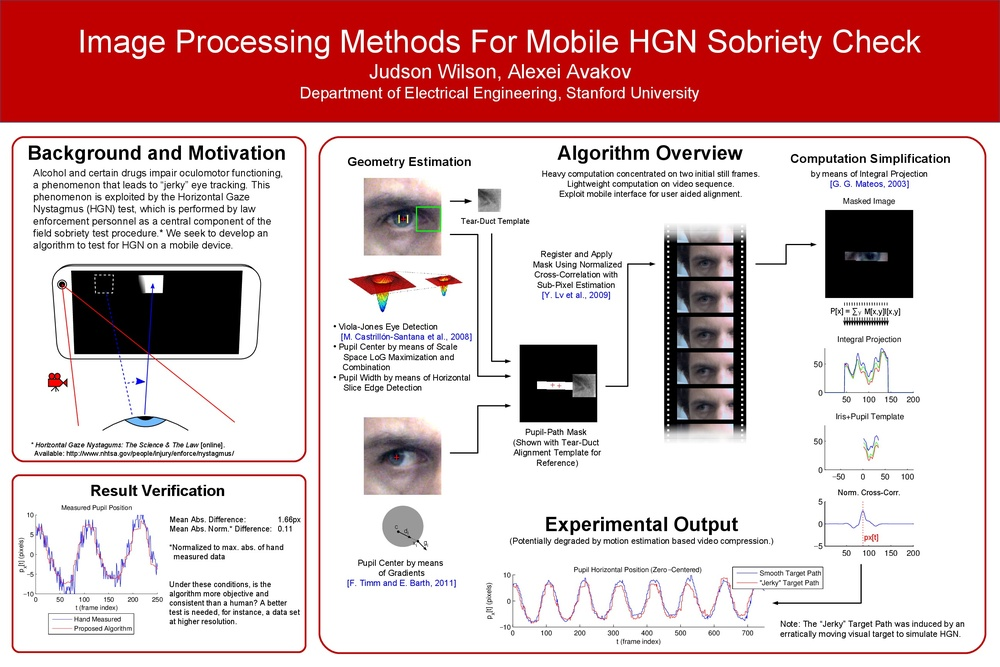
#> input picture Lab5/Database2/Avakov_Siilats_Wilson_Mobile_Visual_Sobriety_Test.jpg, 1000 x 667 px, shrunk from 2592 x 1728 before the run; its folder holds only this picture in this run
$ python zad5_223021.py
#> lines starting #> are read from the running program, lines starting #| are printed output that depends on the picture
import glob
import os
import cv2
import numpy as np


def load_images(directory: str) -> list:
#> called with directory = 'Database2'
    image_files = glob.glob(os.path.join(directory, '*'))
    return [cv2.imread(file, cv2.IMREAD_GRAYSCALE) for file in image_files]

def compute_sift_descriptors(image: np.ndarray):
    sift = cv2.SIFT_create()
    return sift.detectAndCompute(image, None)

def find_good_matches(desc1, desc2, ratio=0.75) -> list:
    bf = cv2.BFMatcher()
    matches = bf.knnMatch(desc1, desc2, k=2)
    return [m for m, n in matches if m.distance < ratio * n.distance]

def draw_results(query_img, query_kp, best_img, best_kp, matches, matches_mask):
    query_keypoints_img = cv2.drawKeypoints(query_img, query_kp, None, flags=cv2.DRAW_MATCHES_FLAGS_DRAW_RICH_KEYPOINTS)
    best_keypoints_img = cv2.drawKeypoints(best_img, best_kp, None, flags=cv2.DRAW_MATCHES_FLAGS_DRAW_RICH_KEYPOINTS)
    matches_img = cv2.drawMatches(query_img, query_kp, best_img, best_kp, matches, None, matchesMask=matches_mask, flags=cv2.DrawMatchesFlags_NOT_DRAW_SINGLE_POINTS)

    cv2.imshow('Query Image Keypoints', query_keypoints_img)
    cv2.imshow('Best Match Image Keypoints', best_keypoints_img)
    cv2.imshow('Matches', matches_img)
    cv2.waitKey(0)
    cv2.destroyAllWindows()


def main():
    poster_images = load_images('Database2')
#> poster_images = 1 item
    poster_descriptors = [compute_sift_descriptors(image) for image in poster_images]
#> poster_descriptors = 1 item

    query_image_name = input('Vnesete go imeto na slikata (primer: hw7_poster_1.jpg) : ')
#> the answer given: Database2/Avakov_Siilats_Wilson_Mobile_Visual_Sobriety_Test.jpg
    query_image = cv2.imread(query_image_name, cv2.IMREAD_GRAYSCALE)
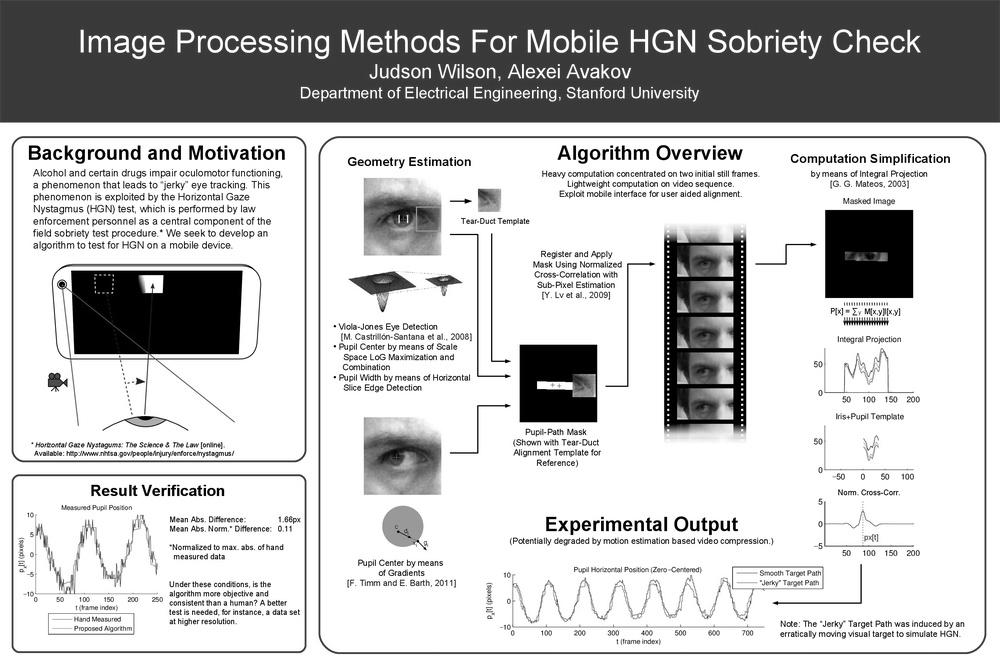
#> query_image: shape (667, 1000); min 0, max 255, mean 192
    query_kp, query_desc = compute_sift_descriptors(query_image)
#> query_kp = 3744 keypoints; strongest (x, y, size): (46, 156, 1.8), (869, 255, 63.6), (152, 156, 1.8), (244, 156, 1.8)

    matches_per_poster = [find_good_matches(query_desc, desc[1]) for desc in poster_descriptors]
#> in find_good_matches, `matches = bf.knnMatch(desc1, desc2, k=2)`: matches = 3744 matches
#> matches_per_poster = 1 matches
    best_match_index = np.argmax([len(matches) for matches in matches_per_poster])
#> best_match_index = 0

    best_matches = matches_per_poster[best_match_index]
#> best_matches = 3744 matches
    poster_kp = poster_descriptors[best_match_index][0]
#> poster_kp has the same summary as query_kp
    src_pts = np.float32([query_kp[m.queryIdx].pt for m in best_matches]).reshape(-1, 1, 2)
    dst_pts = np.float32([poster_kp[m.trainIdx].pt for m in best_matches]).reshape(-1, 1, 2)
    homography_matrix, mask = cv2.findHomography(src_pts, dst_pts, cv2.RANSAC, 5.0)
#> homography_matrix = [[1, -1.97e-15, 3.56e-12], [-6.25e-15, 1, 3.18e-12], [-1.85e-17, -3.26e-18, 1]]; mask = 3744 values from 1 to 1
    matches_mask = mask.ravel().tolist()
#> matches_mask = 3744 values from 1 to 1

    draw_results(query_image, query_kp, poster_images[best_match_index], poster_kp, best_matches, matches_mask)
#> in draw_results, `query_keypoints_img = cv2.drawKeypoints(query_img, query_kp, None, fla..`:
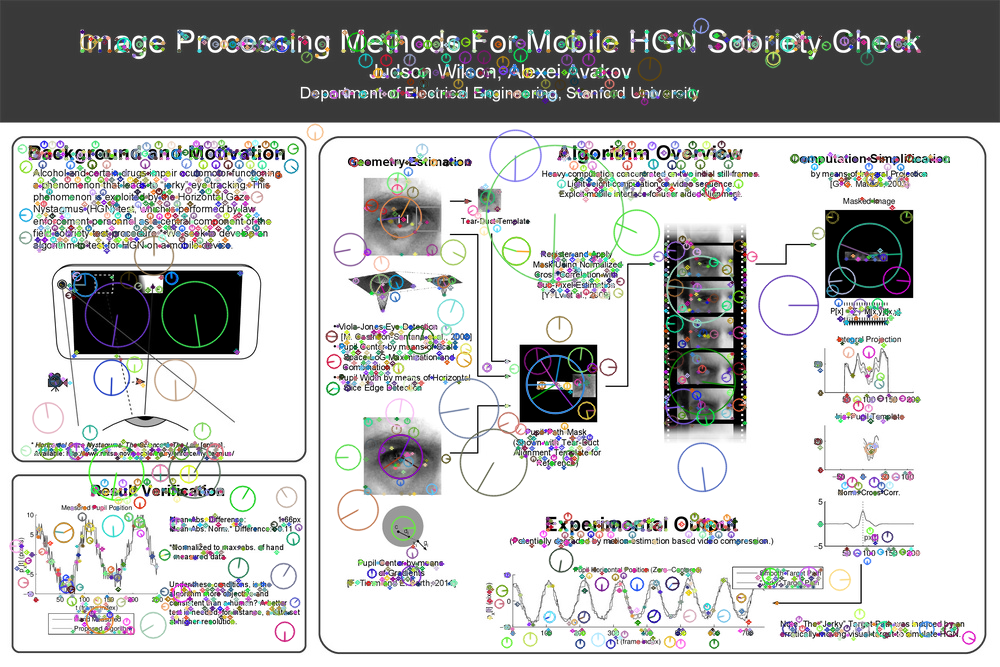
#> query_keypoints_img: shape (667, 1000, 3); mean of channels 0, 1, 2 188.2, 188.6, 188.1; drawn as B, G, R
#> in draw_results, `best_keypoints_img = cv2.drawKeypoints(best_img, best_kp, None, flags=..`:
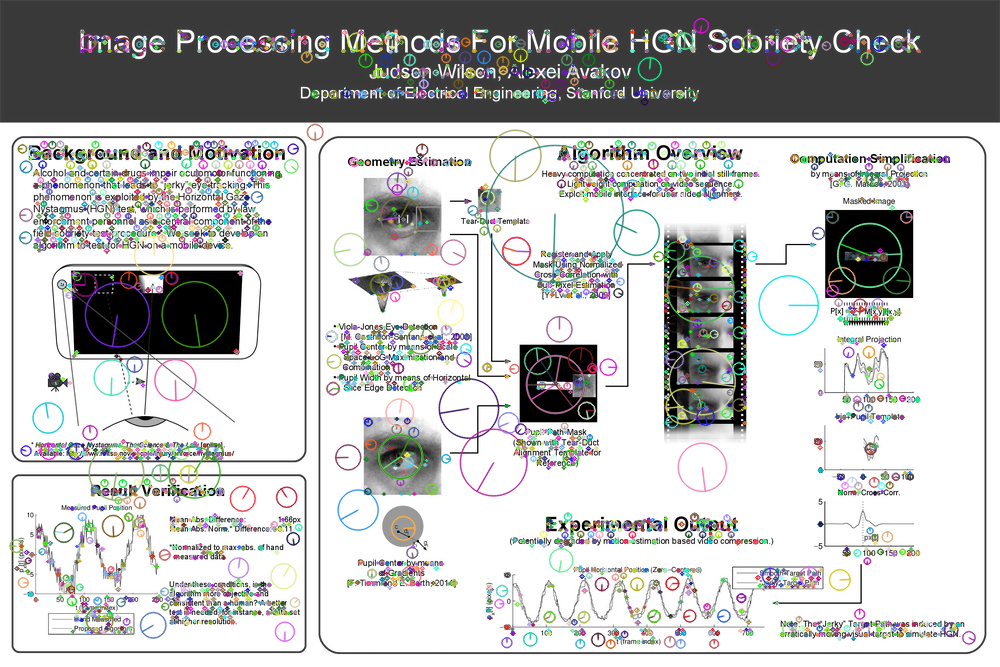
#> best_keypoints_img: shape (667, 1000, 3); mean of channels 0, 1, 2 188.1, 188.6, 188.3; drawn as B, G, R
#> in draw_results, `matches_img = cv2.drawMatches(query_img, query_kp, best_img, best_kp, ..`:
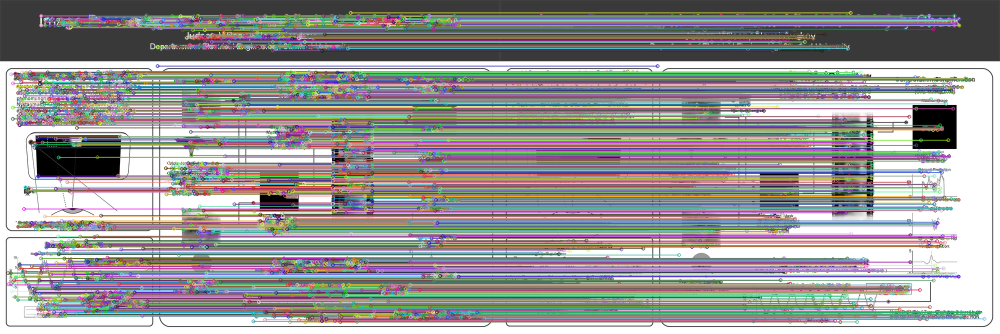
#> matches_img: shape (667, 2000, 3) (shown at 1/2 size); mean of channels 0, 1, 2 149.6, 149, 149.6; drawn as B, G, R


if __name__ == '__main__':
    main()

$ run again, on Lab5/Database2/Western_Image_Mosaicking_Aerial_Images.jpg
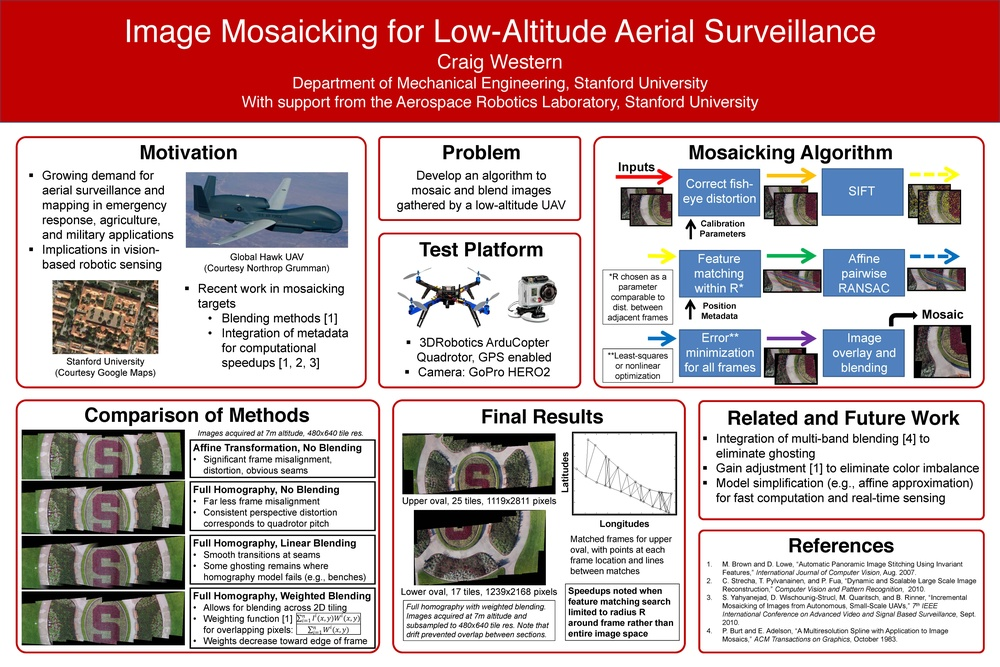
#> input picture Lab5/Database2/Western_Image_Mosaicking_Aerial_Images.jpg, 1000 x 667 px, shrunk from 7200 x 4800 before the run
#> poster_images = 1 item
#> in main, `query_image = cv2.imread(query_image_name, cv2.IMREAD_GRAYSCALE)`:
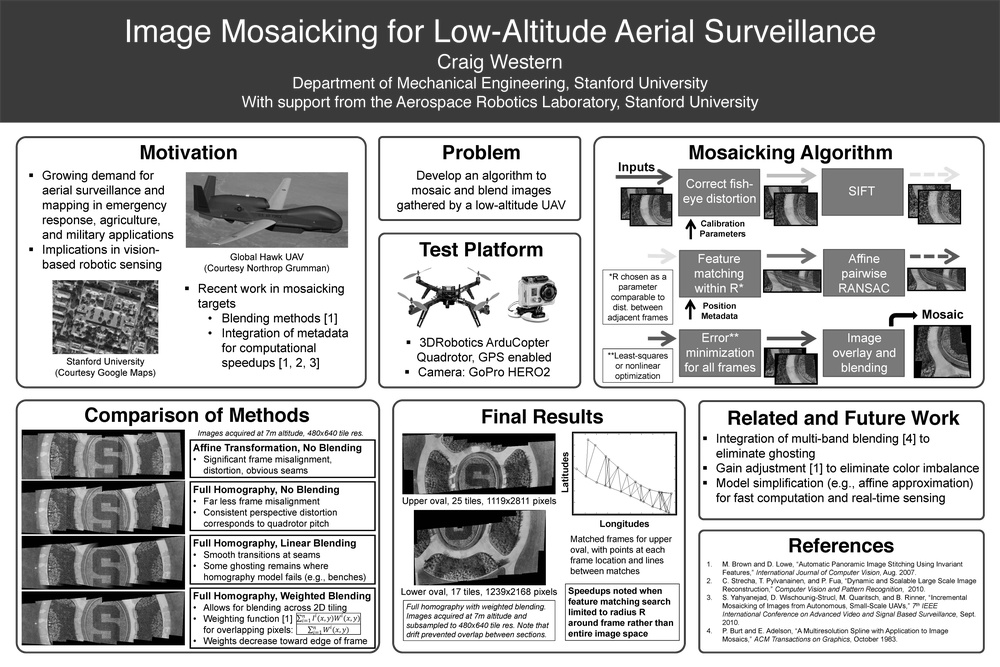
#> query_image: shape (667, 1000); min 0, max 255, mean 175.3
#> query_kp = 6382 keypoints; strongest (x, y, size): (407, 372, 2.6), (31, 175, 2.6), (187, 288, 2.6), (31, 249, 2.6)
#> matches = 6382 matches
#> matches_per_poster = 1 matches
#> best_match_index = 0
#> best_matches = 6382 matches
#> poster_kp has the same summary as query_kp
#> homography_matrix = [[1, 2.43e-15, -1.32e-12], [-2.49e-16, 1, -5.93e-13], [-6.66e-19, 4.77e-18, 1]]; mask = 6382 values from 1 to 1
#> in draw_results, `matches_img = cv2.drawMatches(query_img, query_kp, best_img, best_kp, ..`:
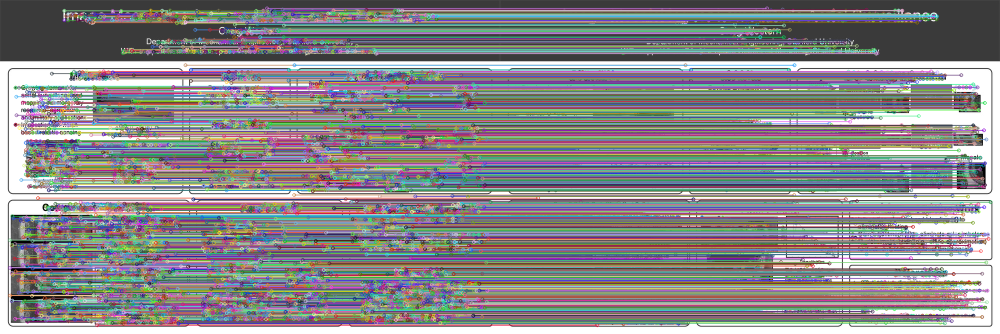
#> matches_img: shape (667, 2000, 3) (shown at 1/2 size); mean of channels 0, 1, 2 137.2, 135.2, 136.2; drawn as B, G, R

$ run again, on Lab5/Database2/Elder_Digman_Foreign_Bill_Recognition.jpg
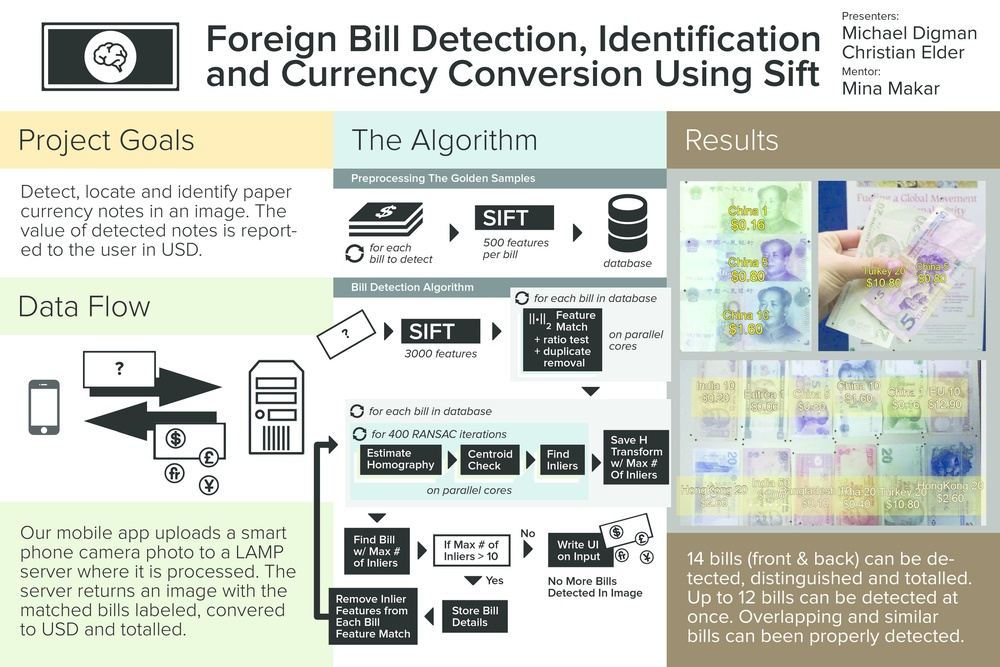
#> input picture Lab5/Database2/Elder_Digman_Foreign_Bill_Recognition.jpg, 1000 x 667 px, shrunk from 5400 x 3600 before the run
#> poster_images = 1 item
#> in main, `query_image = cv2.imread(query_image_name, cv2.IMREAD_GRAYSCALE)`:
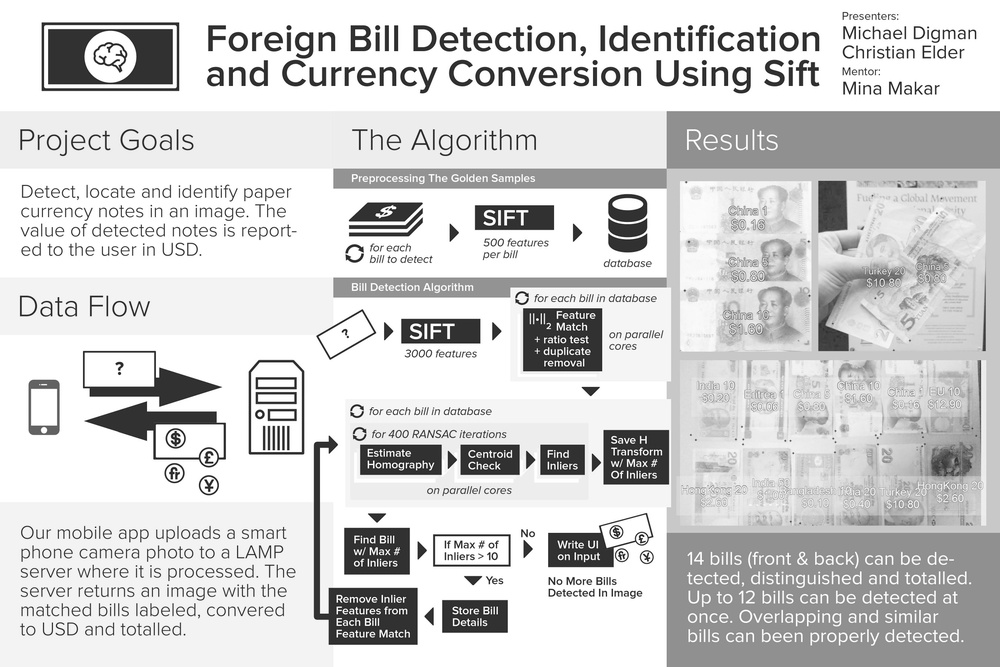
#> query_image: shape (667, 1000); min 0, max 255, mean 208.9
#> query_kp = 3884 keypoints; strongest (x, y, size): (119, 373, 1.9), (595, 62, 3.1), (704, 62, 3.1), (690, 27, 3.1)
#> matches = 3884 matches
#> matches_per_poster = 1 matches
#> best_match_index = 0
#> best_matches = 3884 matches
#> poster_kp has the same summary as query_kp
#> homography_matrix = [[1, -1.03e-16, 8.37e-13], [-1.24e-15, 1, 5.85e-13], [-3.32e-18, 3.3e-19, 1]]; mask = 3884 values from 1 to 1
#> in draw_results, `matches_img = cv2.drawMatches(query_img, query_kp, best_img, best_kp, ..`:
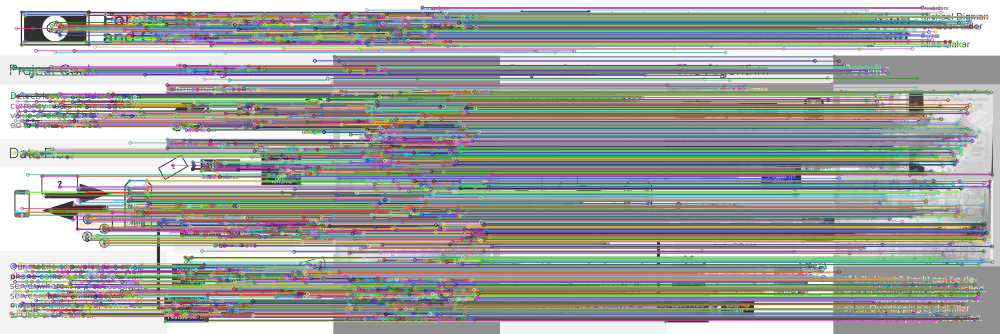
#> matches_img: shape (667, 2000, 3) (shown at 1/2 size); mean of channels 0, 1, 2 159, 161.3, 159.9; drawn as B, G, R
